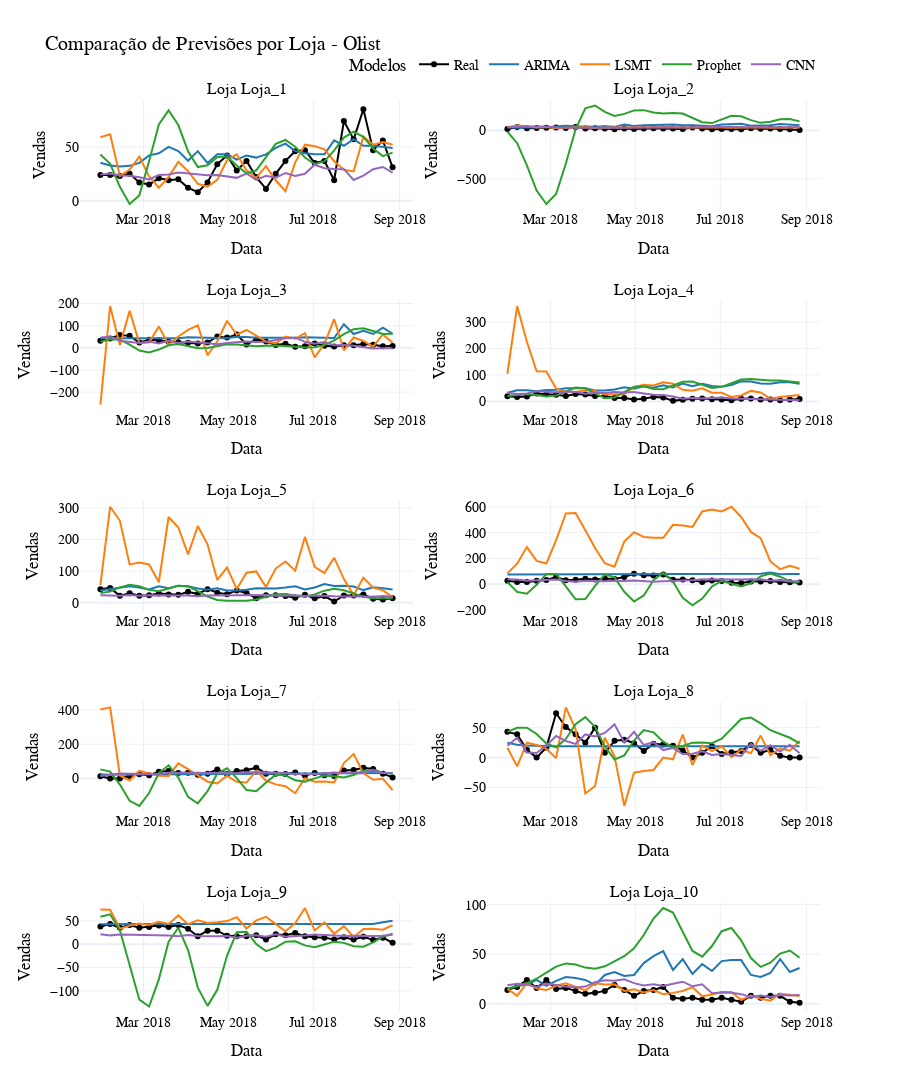

Notebook cell for this chart:
### Code cell
from plotly.subplots import make_subplots

# Obter a lista de lojas únicas
lojas = arima_df_olist_loja['Loja'].unique()

# Criar a figura com subplots
fig = make_subplots(rows=5, cols=2, shared_xaxes=False, subplot_titles=[f"Loja {loja}" for loja in lojas[:10]])

# Adicionar as linhas para cada loja
for i, loja in enumerate(lojas[:10]):
    df_arima = arima_df_olist_loja[arima_df_olist_loja['Loja'] == loja]
    df_cnn = cnn_df_olist_loja[cnn_df_olist_loja['Loja'] == loja]
    df_lsmt = lsmt_df_olist_loja[lsmt_df_olist_loja['Loja'] == loja]
    df_prophet = prophet_df_olist_loja[prophet_df_olist_loja['Loja'] == loja]

    row = (i // 2) + 1
    col = (i % 2) + 1

    fig.add_trace(go.Scatter(x=df_arima['Data'], y=df_arima['Real'], mode='lines+markers', name='Real', line=dict(color='black'), showlegend=(i == 0)), row=row, col=col)
    fig.add_trace(go.Scatter(x=df_arima['Data'], y=df_arima['Previsto'], mode='lines', name='ARIMA', line=dict(color='#1f77b4'), showlegend=(i == 0)), row=row, col=col)
    fig.add_trace(go.Scatter(x=df_lsmt['Data'], y=df_lsmt['Previsto'], mode='lines', name='LSMT', line=dict(color='#ff7f0e'), showlegend=(i == 0)), row=row, col=col)
    fig.add_trace(go.Scatter(x=df_prophet['Data'], y=df_prophet['Previsto'], mode='lines', name='Prophet', line=dict(color='#2ca02c'), showlegend=(i == 0)), row=row, col=col)
    fig.add_trace(go.Scatter(x=df_cnn['Data'], y=df_cnn['Previsto'], mode='lines', name='CNN', line=dict(color='#9467bd'), showlegend=(i == 0)), row=row, col=col)

    fig.update_xaxes(title_text='Data', row=row, col=col)
    fig.update_yaxes(title_text='Vendas', row=row, col=col)

# Configurações do layout
fig.update_layout(
    height=1500,
    title_text="Comparação de Previsões por Loja - Olist",
    template='plotly_white',
    font=dict(
        family="Arial, sans-serif",
        size=14,
        color="black"
    ),
    legend=dict(
        title="Modelos",
        orientation="h",
        yanchor="bottom",
        y=1.02,
        xanchor="right",
        x=1
    ),
    legend_tracegroupgap=0
)

# Atualiza a visibilidade das linhas para que a legenda interaja com todos os gráficos
for trace in fig['data']:
    trace['legendgroup'] = trace['name']
    trace['showlegend'] = False

# Mostra apenas uma linha do grupo na legenda
fig['data'][0]['showlegend'] = True
fig['data'][1]['showlegend'] = True
fig['data'][2]['showlegend'] = True
fig['data'][3]['showlegend'] = True
fig['data'][4]['showlegend'] = True

fig.show()
